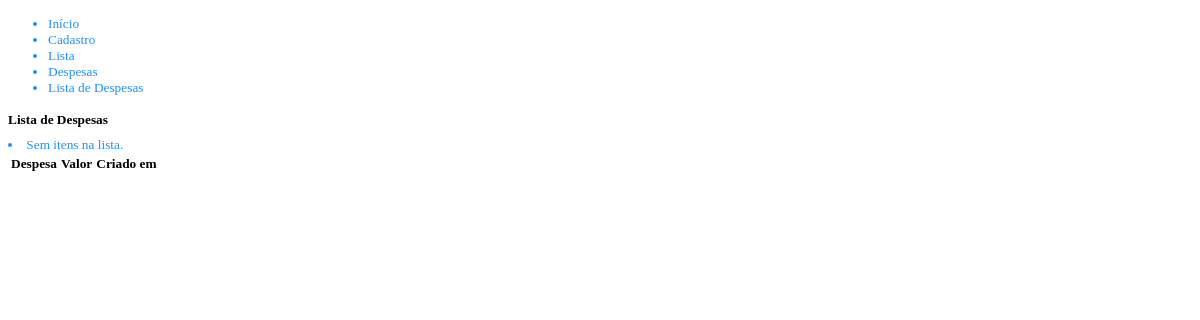
The page /listadespesas/ on the database as committed earlier.
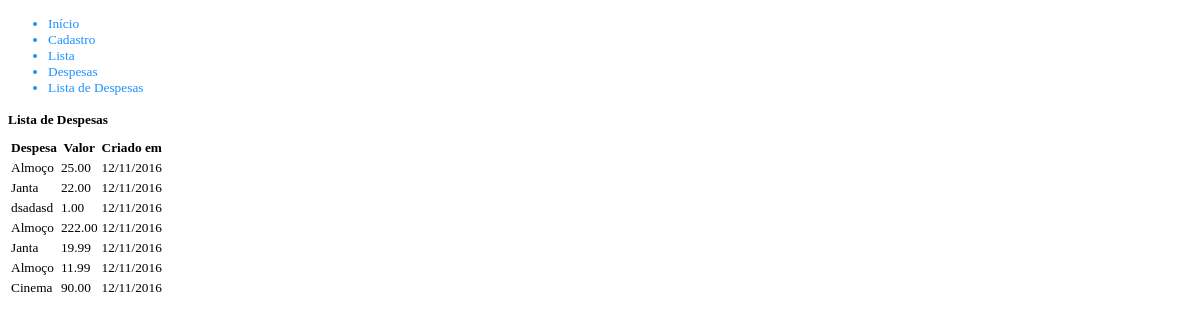
The same page on the database as committed later.
### app01/models.py (models this page shows, shortened)
class Despesa(models.Model):
        despesa = models.CharField(max_length=300)
        valor = models.DecimalField(max_digits=5, decimal_places=2)
        criado_em = models.DateTimeField('criado em', auto_now_add=True)
        class Meta:
                ordering = ['criado_em']
                verbose_name = (u'despesa')
                verbose_name_plural = (u'despesas')

### app01/views.py (the view)
# urls.py: url(r'^listadespesas/$', ListaDespesas.as_view(), name='listadespesas'),
class ListaDespesas(ListView):
        template_name = 'listadespesas.html'
        model = Despesa

### app01/templates/listadespesas.html
{% extends 'base.html' %}
{% block content %}
        <h1>Lista de Despesas</h1>
                <table>
                        <tr>
                                <th>Despesa</th>
                                <th>Valor</th>
                                <th>Criado em</th>
                        </tr>
                {% for item in object_list %}
                       <tr>
                                <td>{{ item.despesa }}</td>
                                <td>{{ item.valor }}</td>
                                <td>{{ item.criado_em|date:"d/m/Y" }}</td>
                        </tr>
                {% empty %}
                        <li>Sem itens na lista.</li>
                {% endfor %}
                </table>
{% endblock content %}

Rows that differ between the two databases and show on the page:
added Despesa: despesa "Almoço", valor "25.00", criado_em "12/11/2016"
added Despesa: despesa "Janta", valor "22.00", criado_em "12/11/2016"
added Despesa: despesa "dsadasd", valor "1.00", criado_em "12/11/2016"
added Despesa: despesa "Almoço", valor "222.00", criado_em "12/11/2016"
added Despesa: despesa "Janta", valor "19.99", criado_em "12/11/2016"
added Despesa: despesa "Almoço", valor "11.99", criado_em "12/11/2016"
added Despesa: despesa "Cinema", valor "90.00", criado_em "12/11/2016"
Other text that changed with them:
text no longer shown: "Sem itens na lista."
